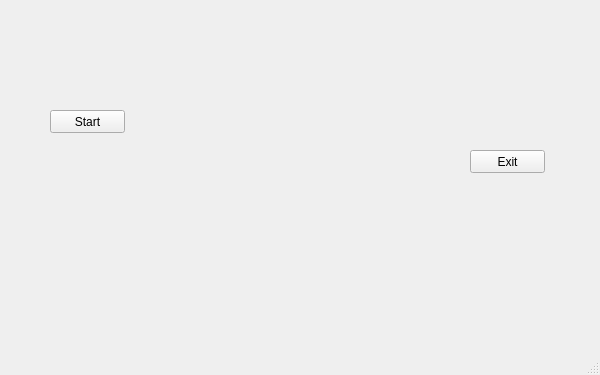
<?xml version="1.0" encoding="UTF-8"?>
<ui version="4.0">
 <class>MainWindow</class>
 <widget class="QMainWindow" name="MainWindow">
  <property name="geometry">
   <rect>
    <x>0</x>
    <y>0</y>
    <width>600</width>
    <height>375</height>
   </rect>
  </property>
  <property name="minimumSize">
   <size>
    <width>600</width>
    <height>375</height>
   </size>
  </property>
  <property name="maximumSize">
   <size>
    <width>600</width>
    <height>375</height>
   </size>
  </property>
  <property name="windowTitle">
   <string>MainWindow</string>
  </property>
  <widget class="QWidget" name="centralWidget">
   <widget class="QLabel" name="label">
    <property name="geometry">
     <rect>
      <x>0</x>
      <y>0</y>
      <width>600</width>
      <height>375</height>
     </rect>
    </property>
    <property name="minimumSize">
     <size>
      <width>600</width>
      <height>375</height>
     </size>
    </property>
    <property name="maximumSize">
     <size>
      <width>600</width>
      <height>375</height>
     </size>
    </property>
    <property name="text">
     <string/>
    </property>
    <property name="pixmap">
     <pixmap resource="res.qrc">:/images/bg.jpg</pixmap>
    </property>
   </widget>
   <widget class="QPushButton" name="pushButton">
    <property name="geometry">
     <rect>
      <x>470</x>
      <y>150</y>
      <width>75</width>
      <height>23</height>
     </rect>
    </property>
    <property name="text">
     <string>Exit</string>
    </property>
   </widget>
   <widget class="QPushButton" name="pushButton_2">
    <property name="geometry">
     <rect>
      <x>50</x>
      <y>110</y>
      <width>75</width>
      <height>23</height>
     </rect>
    </property>
    <property name="text">
     <string>Start</string>
    </property>
   </widget>
  </widget>
  <widget class="QStatusBar" name="statusBar"/>
  <widget class="QMenuBar" name="menuBar">
   <property name="geometry">
    <rect>
     <x>0</x>
     <y>0</y>
     <width>600</width>
     <height>21</height>
    </rect>
   </property>
  </widget>
 </widget>
 <layoutdefault spacing="6" margin="11"/>
 <resources>
  <include location="res.qrc"/>
 </resources>
 <connections/>
</ui>
